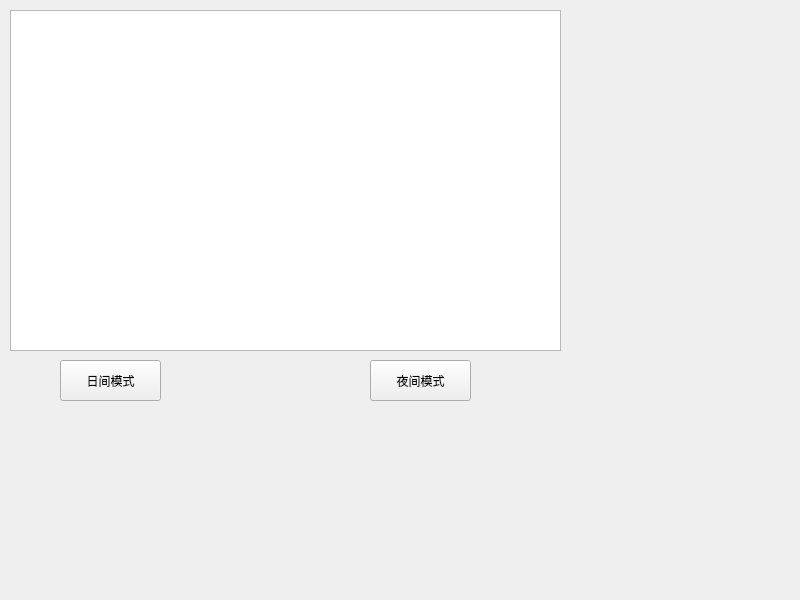
<?xml version="1.0" encoding="UTF-8"?>
<ui version="4.0">
 <class>Widget</class>
 <widget class="QWidget" name="Widget">
  <property name="geometry">
   <rect>
    <x>0</x>
    <y>0</y>
    <width>800</width>
    <height>600</height>
   </rect>
  </property>
  <property name="windowTitle">
   <string>Widget</string>
  </property>
  <widget class="QTextEdit" name="textEdit">
   <property name="geometry">
    <rect>
     <x>10</x>
     <y>10</y>
     <width>551</width>
     <height>341</height>
    </rect>
   </property>
  </widget>
  <widget class="QPushButton" name="pushButton_light">
   <property name="geometry">
    <rect>
     <x>60</x>
     <y>360</y>
     <width>101</width>
     <height>41</height>
    </rect>
   </property>
   <property name="text">
    <string>日间模式</string>
   </property>
  </widget>
  <widget class="QPushButton" name="pushButton_dark">
   <property name="geometry">
    <rect>
     <x>370</x>
     <y>360</y>
     <width>101</width>
     <height>41</height>
    </rect>
   </property>
   <property name="text">
    <string>夜间模式</string>
   </property>
  </widget>
 </widget>
 <resources/>
 <connections/>
</ui>
